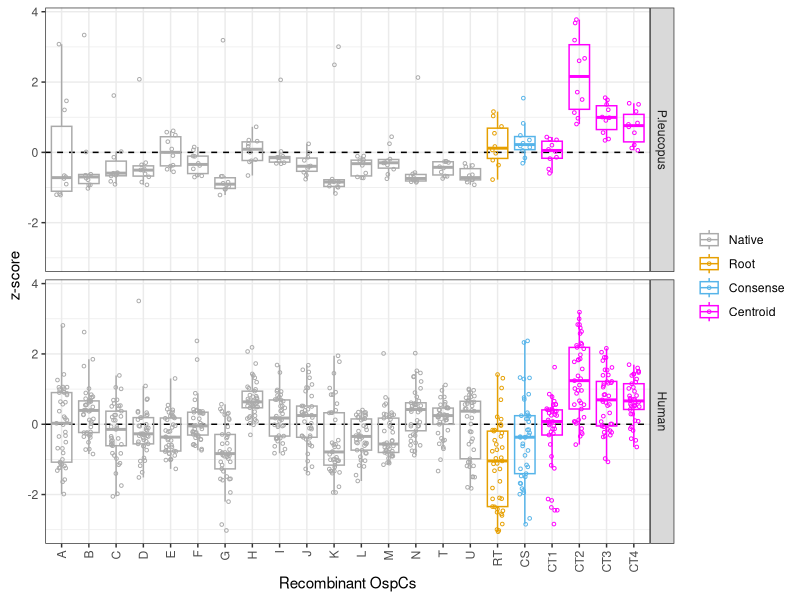

Generate this figure with R: (Note: this script raises an error after producing the figure.)
setwd("/Users/lai/Dropbox/ag-div/")

library(tidyverse)
library(readxl)

os = read.csv("data/ospC.csv")

x =  read_xlsx("data/Sup-data-master-copy.xlsx", sheet = 5)
x = x %>% filter(OspC != "BSA" & OspC != "D17" & OspC != "V1")

# normalize z-score

x.sum =  x %>% group_by(Serum) %>% summarise(mean = mean(OD), sd = sd(OD))
y <- x %>% left_join(x.sum, "Serum") %>% mutate(odScaled = (OD-mean)/sd) %>% select(OspC,Serum,odScaled,Host) %>% rename(OD=odScaled)

y = y %>% left_join(os, "OspC")

y$allele = factor(y$allele, levels =c("A","B","C","D","E","F","G","H","I","J","K","L","M","N","T","U","RT","CS","CT1","CT2","CT3","CT4"))
y$class = factor(y$class, levels = c("Native","Root","Consense","Centroid"))
y$Host = factor(y$Host, levels = c("P.leucopus","Human"))

y %>% ggplot(aes(allele, OD, color=class)) +
  geom_hline(yintercept = 0, linetype=2) +
  geom_boxplot(outlier.shape = NA, fill=NA) + 
  geom_jitter(shape=1, width = 0.2, size=0.9) +
  theme_bw() + xlab("Recombinant OspCs") + ylab("z-score") +
  scale_color_manual(values=c("#aaaaaa", "#E69F00", "#56B4E9", "magenta")) +
  theme(legend.title = element_blank(), axis.text.x = element_text(angle = 90, vjust = 0.5, hjust=1)) +
  facet_grid(Host~.)
#  facet_wrap(~Host, ncol=1)

# violin
y %>% ggplot(aes(allele, OD, color=class)) +
  geom_violin() +
  geom_jitter(shape=1, width = 0.2, size=0.9) +
  theme_bw() + xlab("Recombinant OspCs") + ylab("z-score") +
  geom_point(data = y.med, aes(allele, med) , size = 2, color = "#666666") +
  scale_color_manual(values=c("#aaaaaa", "#E69F00", "#56B4E9", "magenta")) +
  geom_hline(yintercept = 0, linetype=2) +
  facet_grid(Host~.)

# t-tests
y.hu <- y %>% filter(Host == 'Human')
y.hu.root <- y.hu %>% filter(class == 'Native' | class == 'Root') 
t.test(data = y.hu.root, OD ~ class)

y.hu.consense <- y.hu %>% filter(class == 'Native' | class == 'Consense') 
t.test(data = y.hu.consense, OD ~ class)

y.hu.CT1 <- y.hu %>% filter(class == 'Native' | OspC == 'A01') 
t.test(data = y.hu.CT1, OD ~ class)

y.hu.CT2 <- y.hu %>% filter(class == 'Native' | OspC == 'A02') 
t.test(data = y.hu.CT2, OD ~ class)

y.hu.CT3 <- y.hu %>% filter(class == 'Native' | OspC == 'A03') 
t.test(data = y.hu.CT3, OD ~ class)

y.hu.CT4 <- y.hu %>% filter(class == 'Native' | OspC == 'A04') 
t.test(data = y.hu.CT4, OD ~ class)

# mouse
y.leuc <- y %>% filter(Host != 'Human')
y.leuc.root <- y.leuc %>% filter(class == 'Native' | class == 'Root') 
t.test(data = y.leuc.root, OD ~ class)

y.leuc.consense <- y.leuc %>% filter(class == 'Native' | class == 'Consense') 
t.test(data = y.leuc.consense, OD ~ class)

y.leuc.CT1 <- y.leuc %>% filter(class == 'Native' | OspC == 'A01')
t.test(data = y.leuc.CT1, OD ~ class)

y.leuc.CT2 <- y.leuc %>% filter(class == 'Native' | OspC == 'A02')
t.test(data = y.leuc.CT2, OD ~ class)

y.leuc.CT3 <- y.leuc %>% filter(class == 'Native' | OspC == 'A03')
t.test(data = y.leuc.CT3, OD ~ class)

y.leuc.CT4 <- y.leuc %>% filter(class == 'Native' | OspC == 'A04')
t.test(data = y.leuc.CT4, OD ~ class)
